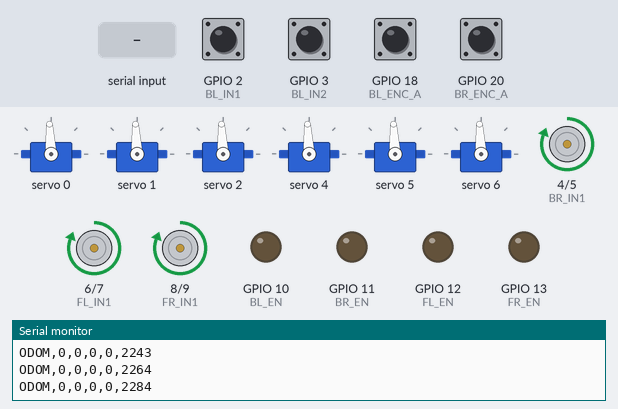
A sketch run on a simulated ESP32. Parts: 6 × servo, motor-driver pin pairs drawn as motors (green arrow = first pin HIGH = forward, orange = second pin HIGH = backward, longer = more drive), output pins drawn as LEDs (lit = HIGH), the last lines printed to the serial monitor. The test bench sets the inputs (shaded band); at power-on: GPIO 2 (BL_IN1), GPIO 3 (BL_IN2), GPIO 18 (BL_ENC_A), GPIO 20 (BR_ENC_A) HIGH.

Above: at 2.3 s.
2.4 s: "SERVO,1\n" received over Serial
At 5.2 s:
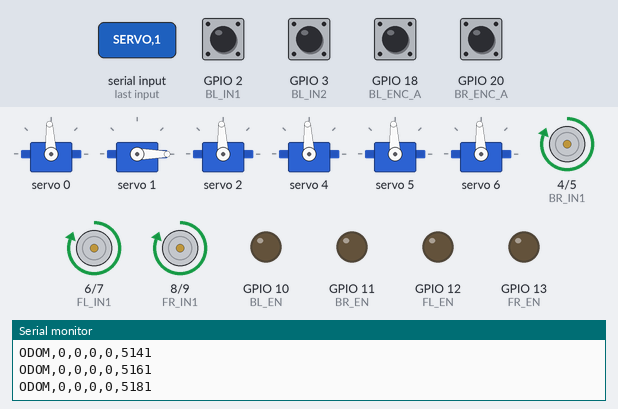
5.4 s: "STOP,1\n" received over Serial
At 6.0 s:
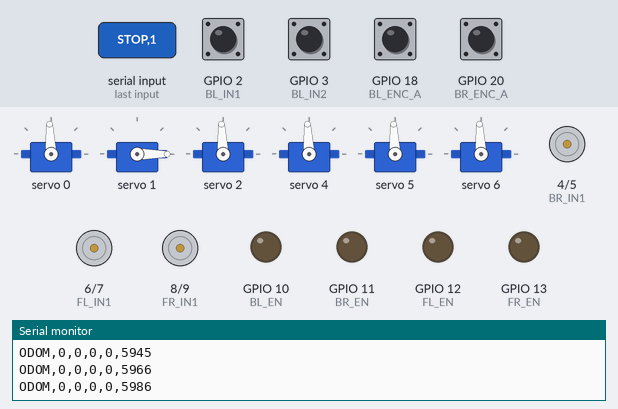
6.9 s: "SERVO\n" received over Serial
At 9.7 s:
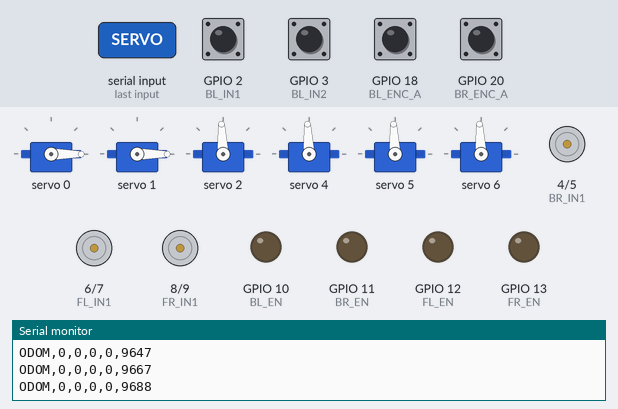
9.9 s: "RESET_EMERGENCY\n" received over Serial
At 10.6 s:
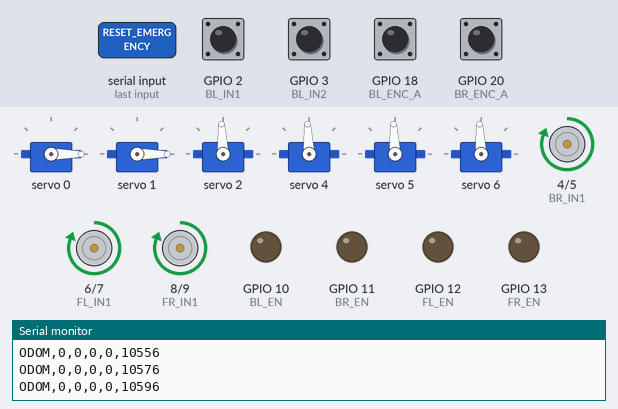
11.4 s: "STOP,150\n" received over Serial
At 11.8 s:
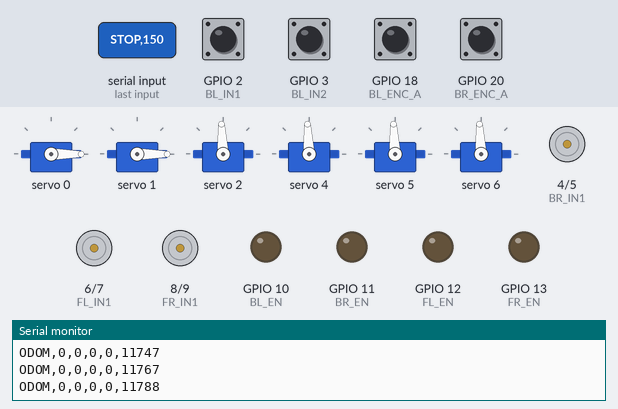
Timing chart, 0 to 13.9 s (numbered marks = the images above; inputs shaded):
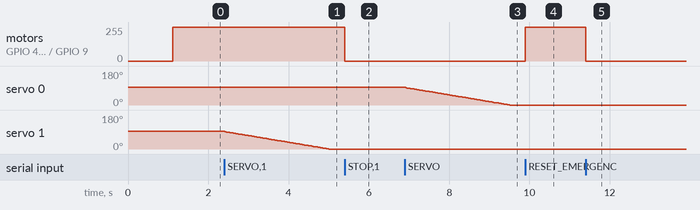

The sketch:

unified_mobile_manipulator_mega.ino
```cpp
/*
 * Unified Mobile Manipulator Controller for Arduino Mega
 *
 * Hardware Configuration:
 * - Arduino MEGA 2560
 * - 2x L298N Motor Drivers (4 DC motors for differential drive)
 * - 4x Quadrature Encoders (one per wheel)
 * - PCA9685 16-Channel PWM Servo Driver (I2C)
 * - 6x Servo Motors for robotic arm
 *
 * ROS2 Integration:
 * - Subscribes to /cmd_vel for base velocity commands
 * - Subscribes to /arm/joint_commands for arm servo positions
 * - Publishes encoder counts for odometry calculation
 * - Publishes servo positions for joint states
 *
 * Author: Generated for Mobile Manipulator Project
 * Date: 2025
 */

#include <Wire.h>
#include <Adafruit_PWMServoDriver.h>

// ============================================================================
// CONFIGURATION CONSTANTS
// ============================================================================

// Serial Communication
#define BAUD_RATE 115200
#define SERIAL_TIMEOUT 500  // milliseconds

// Motor Driver Pin Definitions (L298N x2)
// Driver 1: Back Left (BL) and Back Right (BR)
#define BL_IN1  2   // Back Left Motor Direction 1
#define BL_IN2  3   // Back Left Motor Direction 2
#define BL_EN   10  // Back Left Motor Enable (PWM)

#define BR_IN1  4   // Back Right Motor Direction 1
#define BR_IN2  5   // Back Right Motor Direction 2
#define BR_EN   11  // Back Right Motor Enable (PWM)

// Driver 2: Front Left (FL) and Front Right (FR)
#define FL_IN1  6   // Front Left Motor Direction 1
#define FL_IN2  7   // Front Left Motor Direction 2
#define FL_EN   12  // Front Left Motor Enable (PWM)

#define FR_IN1  8   // Front Right Motor Direction 1
#define FR_IN2  9   // Front Right Motor Direction 2
#define FR_EN   13  // Front Right Motor Enable (PWM)

// Encoder Pin Definitions (Quadrature)
#define BL_ENC_A  18  // Interrupt pin (INT5)
#define BL_ENC_B  19  // Interrupt pin (INT4)

#define BR_ENC_A  20  // Interrupt pin (INT3)
#define BR_ENC_B  21  // Interrupt pin (INT2)

#define FL_ENC_A  2   // Interrupt pin (INT0) - Note: Shared with BL_IN1, reassign if needed
#define FL_ENC_B  22

#define FR_ENC_A  3   // Interrupt pin (INT1) - Note: Shared with BL_IN2, reassign if needed
#define FR_ENC_B  23

// Motor Control Constants
#define WHEEL_SEPARATION 0.67   // meters (distance between left and right wheels)
#define WHEEL_RADIUS 0.075      // meters
#define ENCODER_TICKS_PER_REV 360
#define MAX_PWM 255
#define MOTOR_DEADBAND 30       // Minimum PWM to overcome friction
#define CMD_TIMEOUT 300         // milliseconds

// PCA9685 Servo Driver
#define PCA9685_ADDRESS 0x40
#define SERVO_FREQ 50           // 50Hz for servos
#define NUM_SERVOS 6

// Servo Channel Mapping on PCA9685
#define SERVO_JOINT_1 0         // Base rotation
#define SERVO_JOINT_2 1         // Shoulder
#define SERVO_JOINT_3 2         // Elbow
#define SERVO_JOINT_4 4         // Wrist
#define SERVO_GRIPPER_BASE 5    // Gripper rotation
#define SERVO_GRIPPER_GEAR 6    // Gripper open/close

// Servo Pulse Width Limits (microseconds)
#define SERVO_MIN_PULSE 500
#define SERVO_MAX_PULSE 2500
#define SERVO_CENTER_PULSE 1500

// Gripper servo has different range
#define GRIPPER_MIN_PULSE 1000
#define GRIPPER_MAX_PULSE 2000

// Servo Angle Limits
#define SERVO_MIN_ANGLE 0
#define SERVO_MAX_ANGLE 180

// Update Rates
#define ENCODER_PUBLISH_RATE 50    // Hz
#define STATUS_PUBLISH_RATE 1      // Hz
#define SERVO_SMOOTH_STEP 1        // degrees per step
#define SERVO_SMOOTH_DELAY 30      // milliseconds between steps

// ============================================================================
// GLOBAL VARIABLES
// ============================================================================

// PCA9685 Driver Instance
Adafruit_PWMServoDriver pwm = Adafruit_PWMServoDriver(PCA9685_ADDRESS);

// Encoder Counts (volatile for interrupt safety)
volatile long encoder_bl = 0;
volatile long encoder_br = 0;
volatile long encoder_fl = 0;
volatile long encoder_fr = 0;

// Motor Velocities
float linear_velocity = 0.0;   // m/s
float angular_velocity = 0.0;  // rad/s

// Servo Positions
uint8_t current_servo_positions[NUM_SERVOS] = {90, 90, 90, 90, 90, 90};  // degrees
uint8_t target_servo_positions[NUM_SERVOS] = {90, 90, 90, 90, 90, 90};   // degrees

// Timing
unsigned long last_cmd_time = 0;
unsigned long last_encoder_publish = 0;
unsigned long last_status_publish = 0;
unsigned long last_servo_update = 0;

// Safety Flag
bool emergency_stop = false;

// ============================================================================
// FUNCTION PROTOTYPES
// ============================================================================

void setupMotors();
void setupEncoders();
void setupServos();
void updateMotors();
void updateServos();
void publishEncoders();
void publishStatus();
void processSerialCommands();
void stopAllMotors();
void setMotorSpeed(int motor, int speed);
uint16_t angleToPulse(uint8_t angle, bool is_gripper = false);
void setServo(uint8_t channel, uint8_t angle, bool is_gripper = false);
void smoothMoveServo(uint8_t servo_index, uint8_t target_angle);

// Encoder ISRs
void encoderBL_ISR();
void encoderBR_ISR();
void encoderFL_ISR();
void encoderFR_ISR();

// ============================================================================
// SETUP
// ============================================================================

void setup() {
  // Initialize Serial Communication
  Serial.begin(BAUD_RATE);
  Serial.setTimeout(50);

  // Wait for serial connection
  delay(1000);
  Serial.println("STATUS,Unified Mobile Manipulator Initializing");

  // Setup Subsystems
  setupMotors();
  setupEncoders();
  setupServos();

  // Initialize Timers
  last_cmd_time = millis();
  last_encoder_publish = millis();
  last_status_publish = millis();
  last_servo_update = millis();

  Serial.println("STATUS,Initialization Complete");
  Serial.println("STATUS,Ready for Commands");
}

// ============================================================================
// MAIN LOOP
// ============================================================================

void loop() {
  unsigned long current_time = millis();

  // Process incoming serial commands
  processSerialCommands();

  // Check for command timeout (safety feature)
  if (current_time - last_cmd_time > CMD_TIMEOUT && !emergency_stop) {
    linear_velocity = 0.0;
    angular_velocity = 0.0;
  }

  // Update motor speeds based on velocity commands
  updateMotors();

  // Smoothly update servo positions
  updateServos();

  // Publish encoder data at fixed rate
  if (current_time - last_encoder_publish >= (1000 / ENCODER_PUBLISH_RATE)) {
    publishEncoders();
    last_encoder_publish = current_time;
  }

  // Publish status at fixed rate
  if (current_time - last_status_publish >= (1000 / STATUS_PUBLISH_RATE)) {
    publishStatus();
    last_status_publish = current_time;
  }
}

// ============================================================================
// MOTOR CONTROL FUNCTIONS
// ============================================================================

void setupMotors() {
  // Configure motor driver pins as outputs
  pinMode(BL_IN1, OUTPUT);
  pinMode(BL_IN2, OUTPUT);
  pinMode(BL_EN, OUTPUT);

  pinMode(BR_IN1, OUTPUT);
  pinMode(BR_IN2, OUTPUT);
  pinMode(BR_EN, OUTPUT);

  pinMode(FL_IN1, OUTPUT);
  pinMode(FL_IN2, OUTPUT);
  pinMode(FL_EN, OUTPUT);

  pinMode(FR_IN1, OUTPUT);
  pinMode(FR_IN2, OUTPUT);
  pinMode(FR_EN, OUTPUT);

  // Initialize all motors to stopped state
  stopAllMotors();

  Serial.println("STATUS,Motors Initialized");
}

void updateMotors() {
  if (emergency_stop) {
    stopAllMotors();
    return;
  }

  // Calculate wheel velocities using differential drive kinematics
  // v_left = linear - angular * (wheel_separation / 2)
  // v_right = linear + angular * (wheel_separation / 2)

  float v_left = linear_velocity - (angular_velocity * WHEEL_SEPARATION / 2.0);
  float v_right = linear_velocity + (angular_velocity * WHEEL_SEPARATION / 2.0);

  // Convert velocities to PWM values
  // PWM = (velocity / wheel_radius) * scaling_factor
  int pwm_left = (int)(v_left / WHEEL_RADIUS * 255.0);
  int pwm_right = (int)(v_right / WHEEL_RADIUS * 255.0);

  // Constrain PWM values
  pwm_left = constrain(pwm_left, -MAX_PWM, MAX_PWM);
  pwm_right = constrain(pwm_right, -MAX_PWM, MAX_PWM);

  // Set motor speeds (left side: BL and FL, right side: BR and FR)
  setMotorSpeed(0, pwm_left);   // Back Left
  setMotorSpeed(1, pwm_right);  // Back Right
  setMotorSpeed(2, pwm_left);   // Front Left
  setMotorSpeed(3, pwm_right);  // Front Right
}

void setMotorSpeed(int motor, int speed) {
  // Apply deadband compensation
  if (abs(speed) > 0 && abs(speed) < MOTOR_DEADBAND) {
    speed = (speed > 0) ? MOTOR_DEADBAND : -MOTOR_DEADBAND;
  }

  int pwm_value = abs(speed);
  bool forward = (speed >= 0);

  switch (motor) {
    case 0: // Back Left
      digitalWrite(BL_IN1, forward ? HIGH : LOW);
      digitalWrite(BL_IN2, forward ? LOW : HIGH);
      analogWrite(BL_EN, pwm_value);
      break;

    case 1: // Back Right
      digitalWrite(BR_IN1, forward ? HIGH : LOW);
      digitalWrite(BR_IN2, forward ? LOW : HIGH);
      analogWrite(BR_EN, pwm_value);
      break;

    case 2: // Front Left
      digitalWrite(FL_IN1, forward ? HIGH : LOW);
      digitalWrite(FL_IN2, forward ? LOW : HIGH);
      analogWrite(FL_EN, pwm_value);
      break;

    case 3: // Front Right
      digitalWrite(FR_IN1, forward ? HIGH : LOW);
      digitalWrite(FR_IN2, forward ? LOW : HIGH);
      analogWrite(FR_EN, pwm_value);
      break;
  }
}

void stopAllMotors() {
  digitalWrite(BL_IN1, LOW);
  digitalWrite(BL_IN2, LOW);
  analogWrite(BL_EN, 0);

  digitalWrite(BR_IN1, LOW);
  digitalWrite(BR_IN2, LOW);
  analogWrite(BR_EN, 0);

  digitalWrite(FL_IN1, LOW);
  digitalWrite(FL_IN2, LOW);
  analogWrite(FL_EN, 0);

  digitalWrite(FR_IN1, LOW);
  digitalWrite(FR_IN2, LOW);
  analogWrite(FR_EN, 0);

  linear_velocity = 0.0;
  angular_velocity = 0.0;
}

// ============================================================================
// ENCODER FUNCTIONS
// ============================================================================

void setupEncoders() {
  // Configure encoder pins as inputs with pull-ups
  pinMode(BL_ENC_A, INPUT_PULLUP);
  pinMode(BL_ENC_B, INPUT_PULLUP);
  pinMode(BR_ENC_A, INPUT_PULLUP);
  pinMode(BR_ENC_B, INPUT_PULLUP);
  pinMode(FL_ENC_A, INPUT_PULLUP);
  pinMode(FL_ENC_B, INPUT_PULLUP);
  pinMode(FR_ENC_A, INPUT_PULLUP);
  pinMode(FR_ENC_B, INPUT_PULLUP);

  // Attach interrupts for encoder A channels
  attachInterrupt(digitalPinToInterrupt(BL_ENC_A), encoderBL_ISR, CHANGE);
  attachInterrupt(digitalPinToInterrupt(BR_ENC_A), encoderBR_ISR, CHANGE);
  attachInterrupt(digitalPinToInterrupt(FL_ENC_A), encoderFL_ISR, CHANGE);
  attachInterrupt(digitalPinToInterrupt(FR_ENC_A), encoderFR_ISR, CHANGE);

  Serial.println("STATUS,Encoders Initialized");
}

void encoderBL_ISR() {
  if (digitalRead(BL_ENC_A) == digitalRead(BL_ENC_B)) {
    encoder_bl++;
  } else {
    encoder_bl--;
  }
}

void encoderBR_ISR() {
  if (digitalRead(BR_ENC_A) == digitalRead(BR_ENC_B)) {
    encoder_br++;
  } else {
    encoder_br--;
  }
}

void encoderFL_ISR() {
  if (digitalRead(FL_ENC_A) == digitalRead(FL_ENC_B)) {
    encoder_fl++;
  } else {
    encoder_fl--;
  }
}

void encoderFR_ISR() {
  if (digitalRead(FR_ENC_A) == digitalRead(FR_ENC_B)) {
    encoder_fr++;
  } else {
    encoder_fr--;
  }
}

void publishEncoders() {
  // Send encoder counts to ROS2
  // Format: ODOM,enc_bl,enc_br,enc_fl,enc_fr,timestamp
  Serial.print("ODOM,");
  Serial.print(encoder_bl);
  Serial.print(",");
  Serial.print(encoder_br);
  Serial.print(",");
  Serial.print(encoder_fl);
  Serial.print(",");
  Serial.print(encoder_fr);
  Serial.print(",");
  Serial.println(millis());
}

// ============================================================================
// SERVO CONTROL FUNCTIONS
// ============================================================================

void setupServos() {
  // Initialize I2C and PCA9685
  pwm.begin();
  pwm.setPWMFreq(SERVO_FREQ);

  delay(100);  // Allow PCA9685 to stabilize

  // Set all servos to center position
  for (int i = 0; i < NUM_SERVOS; i++) {
    bool is_gripper = (i == 5);  // Servo 5 is the gripper
    setServo(i, 90, is_gripper);
    current_servo_positions[i] = 90;
    target_servo_positions[i] = 90;
  }

  Serial.println("STATUS,Servos Initialized");
}

uint16_t angleToPulse(uint8_t angle, bool is_gripper) {
  // Convert angle (0-180) to pulse width in microseconds
  uint16_t min_pulse = is_gripper ? GRIPPER_MIN_PULSE : SERVO_MIN_PULSE;
  uint16_t max_pulse = is_gripper ? GRIPPER_MAX_PULSE : SERVO_MAX_PULSE;

  uint16_t pulse = map(angle, SERVO_MIN_ANGLE, SERVO_MAX_ANGLE,
                       min_pulse, max_pulse);

  // Convert microseconds to PCA9685 pulse count (0-4095)
  // Formula: pulse_count = (pulse_us * 4096) / (1000000 / freq)
  // At 50Hz: pulse_count = (pulse_us * 4096) / 20000
  uint16_t pulse_count = (pulse * 4096) / (1000000 / SERVO_FREQ);

  return pulse_count;
}

void setServo(uint8_t channel, uint8_t angle, bool is_gripper) {
  // Constrain angle to valid range
  angle = constrain(angle, SERVO_MIN_ANGLE, SERVO_MAX_ANGLE);

  // Get channel mapping
  uint8_t pca_channel;
  switch(channel) {
    case 0: pca_channel = SERVO_JOINT_1; break;
    case 1: pca_channel = SERVO_JOINT_2; break;
    case 2: pca_channel = SERVO_JOINT_3; break;
    case 3: pca_channel = SERVO_JOINT_4; break;
    case 4: pca_channel = SERVO_GRIPPER_BASE; break;
    case 5: pca_channel = SERVO_GRIPPER_GEAR; break;
    default: return;
  }

  uint16_t pulse = angleToPulse(angle, is_gripper);
  pwm.setPWM(pca_channel, 0, pulse);
}

void updateServos() {
  unsigned long current_time = millis();

  // Smooth servo movement to prevent jerky motion
  if (current_time - last_servo_update >= SERVO_SMOOTH_DELAY) {
    bool movement_occurred = false;

    for (int i = 0; i < NUM_SERVOS; i++) {
      if (current_servo_positions[i] != target_servo_positions[i]) {
        bool is_gripper = (i == 5);

        // Move one step towards target
        if (current_servo_positions[i] < target_servo_positions[i]) {
          current_servo_positions[i] = min(current_servo_positions[i] + SERVO_SMOOTH_STEP,
                                           target_servo_positions[i]);
        } else {
          current_servo_positions[i] = max(current_servo_positions[i] - SERVO_SMOOTH_STEP,
                                           target_servo_positions[i]);
        }

        setServo(i, current_servo_positions[i], is_gripper);
        movement_occurred = true;
      }
    }

    last_servo_update = current_time;
  }
}

void publishServoPositions() {
  // Send current servo positions to ROS2
  // Format: SERVO_POS,p1,p2,p3,p4,p5,p6
  Serial.print("SERVO_POS,");
  for (int i = 0; i < NUM_SERVOS; i++) {
    Serial.print(current_servo_positions[i]);
    if (i < NUM_SERVOS - 1) Serial.print(",");
  }
  Serial.println();
}

// ============================================================================
// SERIAL COMMUNICATION
// ============================================================================

void processSerialCommands() {
  if (Serial.available() > 0) {
    String command = Serial.readStringUntil('\n');
    command.trim();

    if (command.length() == 0) return;

    // Parse command
    int comma_index = command.indexOf(',');
    String cmd_type = command.substring(0, comma_index);
    String cmd_data = command.substring(comma_index + 1);

    // Process different command types
    if (cmd_type == "VEL") {
      // Velocity command: VEL,<linear>,<angular>
      int second_comma = cmd_data.indexOf(',');
      linear_velocity = cmd_data.substring(0, second_comma).toFloat();
      angular_velocity = cmd_data.substring(second_comma + 1).toFloat();
      last_cmd_time = millis();
      Serial.println("OK,VEL");

    } else if (cmd_type == "SERVO") {
      // Single servo command: SERVO,<index>,<angle>
      int second_comma = cmd_data.indexOf(',');
      int servo_index = cmd_data.substring(0, second_comma).toInt();
      int angle = cmd_data.substring(second_comma + 1).toInt();

      if (servo_index >= 0 && servo_index < NUM_SERVOS) {
        target_servo_positions[servo_index] = constrain(angle, SERVO_MIN_ANGLE, SERVO_MAX_ANGLE);
        Serial.println("OK,SERVO");
      } else {
        Serial.println("ERROR,Invalid servo index");
      }

    } else if (cmd_type == "SET_ALL_SERVOS") {
      // Set all servos: SET_ALL_SERVOS,<a1>,<a2>,<a3>,<a4>,<a5>,<a6>
      int angles[NUM_SERVOS];
      int start_index = 0;

      for (int i = 0; i < NUM_SERVOS; i++) {
        int comma_pos = cmd_data.indexOf(',', start_index);
        if (comma_pos == -1 && i < NUM_SERVOS - 1) {
          Serial.println("ERROR,Invalid servo data");
          return;
        }

        String angle_str = (comma_pos == -1) ?
                          cmd_data.substring(start_index) :
                          cmd_data.substring(start_index, comma_pos);
        angles[i] = angle_str.toInt();
        start_index = comma_pos + 1;
      }

      for (int i = 0; i < NUM_SERVOS; i++) {
        target_servo_positions[i] = constrain(angles[i], SERVO_MIN_ANGLE, SERVO_MAX_ANGLE);
      }
      Serial.println("OK,SET_ALL_SERVOS");

    } else if (cmd_type == "STOP") {
      // Emergency stop
      stopAllMotors();
      emergency_stop = true;
      Serial.println("STATUS,EMERGENCY_STOP_ACTIVATED");

    } else if (cmd_type == "RESET_EMERGENCY") {
      // Reset emergency stop
      emergency_stop = false;
      Serial.println("STATUS,EMERGENCY_STOP_RELEASED");

    } else if (cmd_type == "RESET_ENCODERS") {
      // Reset encoder counts
      noInterrupts();
      encoder_bl = 0;
      encoder_br = 0;
      encoder_fl = 0;
      encoder_fr = 0;
      interrupts();
      Serial.println("OK,RESET_ENCODERS");

    } else if (cmd_type == "GET_STATUS") {
      // Request status information
      publishStatus();
      publishServoPositions();

    } else if (cmd_type == "GET_SERVOS") {
      // Request servo positions
      publishServoPositions();

    } else {
      Serial.print("ERROR,Unknown command: ");
      Serial.println(cmd_type);
    }
  }
}

void publishStatus() {
  Serial.print("STATUS,Running|Lin:");
  Serial.print(linear_velocity, 3);
  Serial.print("|Ang:");
  Serial.print(angular_velocity, 3);
  Serial.print("|EStop:");
  Serial.println(emergency_stop ? "ON" : "OFF");
}

// ============================================================================
// END OF PROGRAM
// ============================================================================
```

Measured:
- after the input at 2.4 s, servo 1: moves from 93° to 0° over 2.6 s, starting at once
- after the input at 5.4 s, motor on GPIO 4 (BR_IN1) / GPIO 5 (BR_IN2), motor on GPIO 6 (FL_IN1) / GPIO 7 (FL_IN2), motor on GPIO 8 (FR_IN1) / GPIO 9 (FR_IN2): forward 255/255 → stopped at once
- after the input at 6.9 s, servo 0: moves from 93° to 0° over 2.6 s, starting at once
- after the input at 9.9 s, motor on GPIO 4 (BR_IN1) / GPIO 5 (BR_IN2), motor on GPIO 6 (FL_IN1) / GPIO 7 (FL_IN2), motor on GPIO 8 (FR_IN1) / GPIO 9 (FR_IN2): stopped → forward 255/255 at once
- after the input at 11.4 s, motor on GPIO 4 (BR_IN1) / GPIO 5 (BR_IN2), motor on GPIO 6 (FL_IN1) / GPIO 7 (FL_IN2), motor on GPIO 8 (FR_IN1) / GPIO 9 (FR_IN2): forward 255/255 → stopped at once
